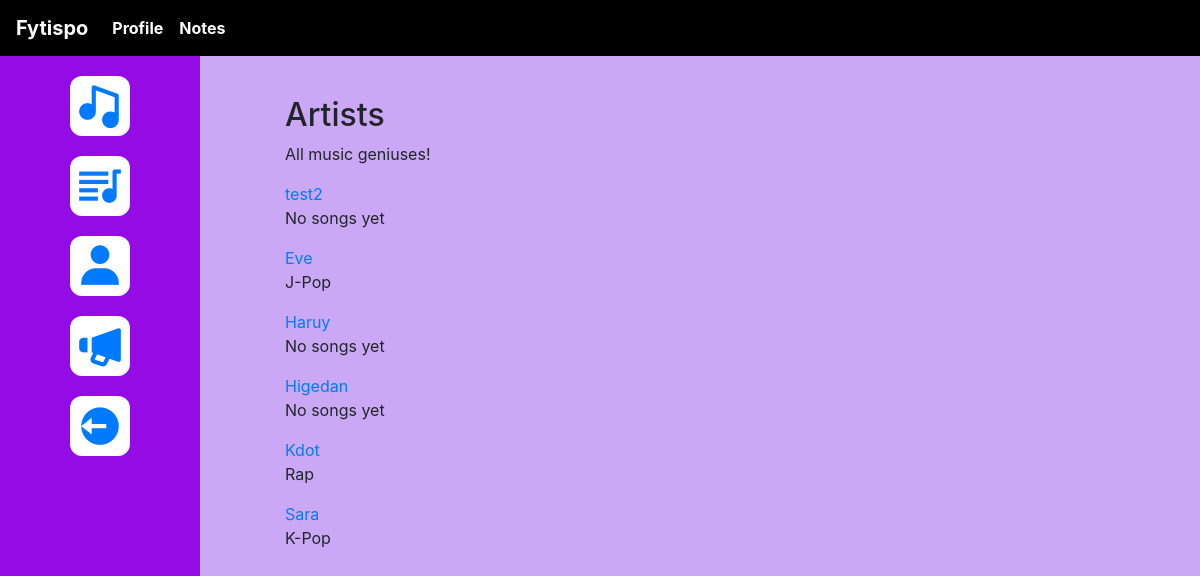
Screenshot of /listArtist/ with the database file from the repository.
### FytispoApp/models.py (models this page shows, shortened)
class User(AbstractUser):
    user_id = models.AutoField(primary_key=True)  # Primary Key (Auto-incremented)
    email = models.EmailField(unique=True, null=False)
    created_at = models.DateTimeField(auto_now_add=True)
    role = models.ForeignKey(Role, on_delete=models.CASCADE, related_name="users")  # Foreign Key to Role
    groups = models.ManyToManyField(
        "auth.Group",
        related_name="custom_user_groups",  # Prevents conflict
        blank=True
    )
    user_permissions = models.ManyToManyField(
        "auth.Permission",
        related_name="custom_user_permissions",  # Prevents conflict
        blank=True
    )

class Song(models.Model):
    song_id = models.AutoField(primary_key=True)  # Auto-incremented primary key
    title = models.CharField(max_length=255)
    genre = models.CharField(max_length=255)
    duration = models.IntegerField()  # Store in seconds
    play_count = models.IntegerField(default=0)  # Default to 0
    audio_file = models.FileField(upload_to='media/songs/')  # Store audio files
    upload_date = models.DateTimeField(auto_now_add=True)  # Auto timestamp
    user = models.ForeignKey(User, on_delete=models.CASCADE, related_name="songs")
    content = models.ForeignKey("Content", on_delete=models.CASCADE, related_name="songs")
    flag_report = models.ForeignKey("FlagReport", on_delete=models.SET_NULL, null=True, blank=True, related_name="flagged_songs")

### FytispoApp/views.py (the view)
# urls.py: path('listArtist/', views.listArtist_view, name='listArtist'),
def listArtist_view(request):
    artists = User.objects.filter(role__role_name="Music Artist")
    return render(request, 'listArtist.html', {'artists': artists})

### FytispoApp/templates/listArtist.html (shortened to what this page needs)
{% extends 'base.html' %}
{% load static %}
{% block extra_css %}
<link rel="stylesheet" href="{% static 'CSS/listPlaylist.css' %}">
<link rel="stylesheet" href="https://unpkg.com/boxicons@2.1.4/css/boxicons.min.css">
{% endblock %}
{% block content %}
<div class="dashboard-container">
    <div class="sidebar">
        <a href="{% url 'musicPlayer' %}" class="sidebar-btn">
            <i class='bx bxs-music'></i>
        </a>
        <a href="{% url 'listPlaylist' %}" class="sidebar-btn">
            <i class='bx bxs-playlist'></i>
        </a>
        <a href="{% url 'listArtist' %}" class="sidebar-btn">
            <i class='bx bxs-user'></i>
        </a>
        <a href="{% url 'readAnnouncement' %}" class="sidebar-btn">
            <i class='bx bxs-megaphone'></i>
        </a>
        <a href="{% url 'home' %}" class="sidebar-btn">
            <i class='bx bxs-log-out-circle'></i>
        </a>
    </div>
    <div class="main-content">
        <h2>Artists</h2>
        <p>All music geniuses!</p>
        <div class="artist-grid">
            {% for artist in artists %}
            <div class="artist-card">
                <a href="{% url 'artist_songs' artist_username=artist.username %}" class="artist-name">
                    {{ artist.username }}
                </a>
                <p class="artist-genre">
                    {% with artist_songs=artist.songs.all %}
                        {% if artist_songs %}
                            {{ artist_songs.first.genre }}
                        {% else %}
                            No songs yet
                        {% endif %}
                    {% endwith %}
                </p>
            </div>
            {% empty %}
            <p>No artists found.</p>
            {% endfor %}
        </div>
    </div>
</div>
{% endblock %}

### FytispoApp/templates/base.html (shortened to what this page needs)
{% load static %}
<!DOCTYPE html>
<html lang="en">
<head>
    <link rel="stylesheet" href="https://stackpath.bootstrapcdn.com/bootstrap/4.3.1/css/bootstrap.min.css">
    <link rel="stylesheet" href="{% static 'CSS/styles.css' %}">
    {% block extra_css %}{% endblock %}
</head>
<body>
    <nav class="navbar navbar-expand-lg navbar-dark bg-black">
        <a class="navbar-brand" href="">Fytispo</a>
        <div class="collapse navbar-collapse" id="navbarNav">
            <ul class="navbar-nav mr-auto">
                <li class="nav-item">
                    <a class="nav-link" href="
                        {% if user.role.role_name == 'Listener' %}
                            {% url 'userDashboard' %}
                        {% elif user.role.role_name == 'Music Artist' %}
                            {% url 'artistDashboard' %}
                        {% elif user.role.role_name == 'Moderator' %}
                            {% url 'modDashboard' %}
                        {% else %}
                            {% url 'home' %}
                        {% endif %}
                    ">Profile</a>
                </li>
                <li class="nav-item"><a class="nav-link" href="{% url 'imfeelinglucky' %}">Notes</a></li>
            </ul>
        </div>
    </nav>
    <div class="container">
        {% block content %}{% endblock %}
    </div>
</body>
</html>

### FytispoApp/static/CSS/styles.css (style rules this page uses)
.navbar { background-color: black !important; }
.navbar a { color: white !important; font-weight: bold; }

### FytispoApp/static/CSS/listPlaylist.css (style rules this page uses)
body, html { background-color: #caa8f5; height: 100vh; margin: 0; padding: 0; overflow-x: hidden; }
.sidebar { width: 200px; background-color: #950be5; position: fixed; top: 56px; left: 0; height: calc(100vh - 56px); display: flex; flex-direction: column; align-items: center; gap: 20px; padding-top: 20px; z-index: 1000; }
.sidebar-btn { background: white; border: none; width: 60px; height: 60px; border-radius: 12px; display: flex; align-items: center; justify-content: center; font-size: 50px; cursor: pointer; transition: all 0.3s ease-in-out; }
body, html { overflow: hidden; }
.dashboard-container { display: flex; width: 100vw; height: 100vh; }
.main-content { flex-grow: 1; margin-left: 200px; padding: 40px; display: flex; flex-direction: column; min-height: 100vh; overflow-y: auto; }

### rows the page displays
User: username "test2", shows "No songs yet"
User: username "Eve", songs.all.first.genre "J-Pop"
User: username "Haruy", shows "No songs yet"
User: username "Higedan", shows "No songs yet"
User: username "Kdot", songs.all.first.genre "Rap"
User: username "Sara", songs.all.first.genre "K-Pop"
